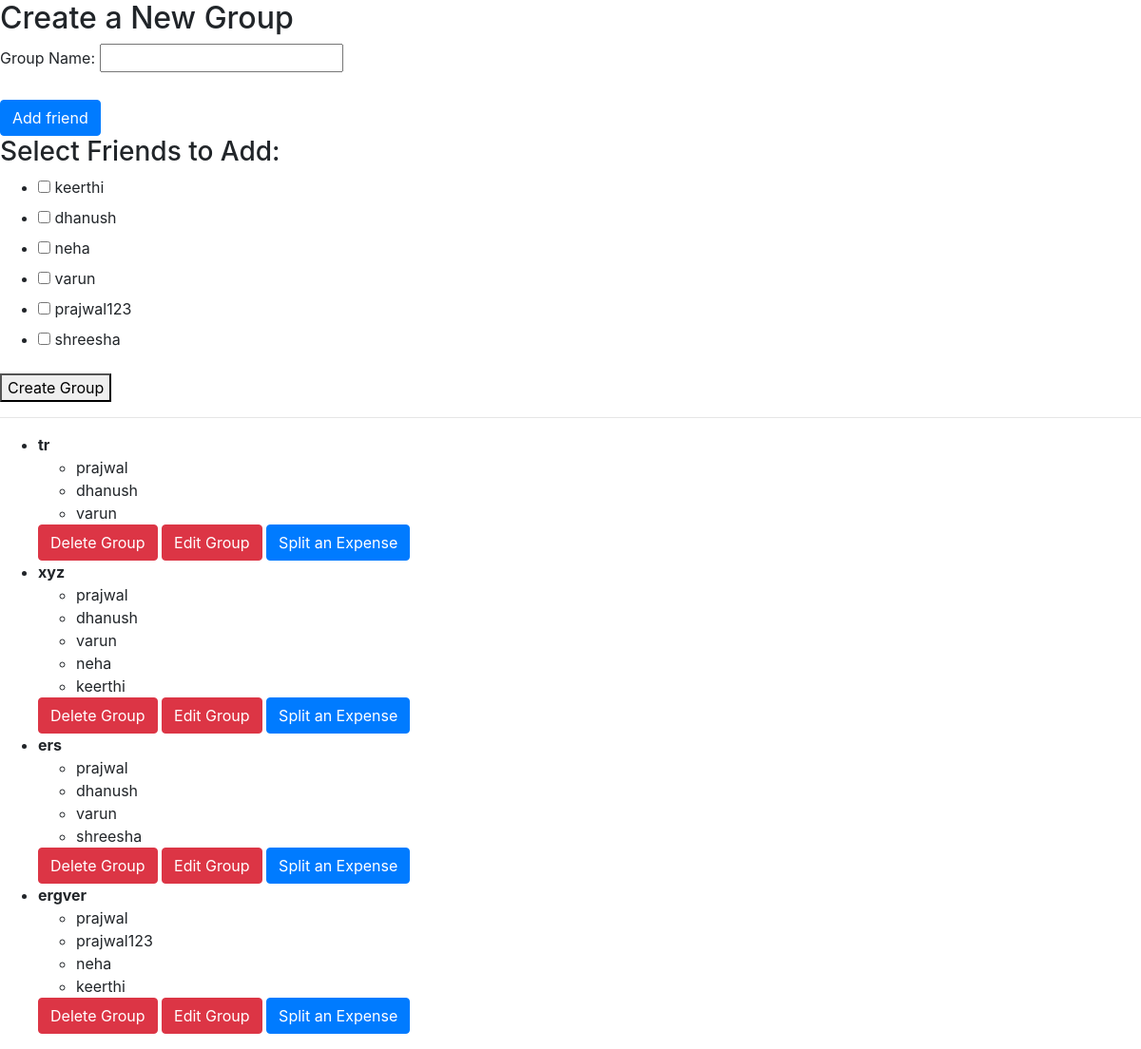
Screenshot of /groups/create/ (signed in) with the database file from the repository.
### expenses/models.py (models this page shows)
class Friendship(models.Model):
    user1 = models.ForeignKey(User, related_name='friends1', on_delete=models.CASCADE)
    user2 = models.ForeignKey(User, related_name='friends2', on_delete=models.CASCADE)

class Group(models.Model):
    name=models.CharField(max_length=60)
    members=models.ManyToManyField(User, related_name="group_members")

### expenses/views.py (the view, shortened to what this page needs)
# urls.py: path('groups/create/', views.create_group, name='create_group'),
@login_required
def create_group(request):
    groups = request.user.group_members.all()
    friends = request.user.friends2.all()
    return render(request, 'create_group.html', {'friends': friends, 'groups':groups})

### templates/create_group.html (shortened to what this page needs)
<!doctype html>
<html lang="en">
<head>
    <link rel="stylesheet" href="https://cdn.jsdelivr.net/npm/bootstrap@4.3.1/dist/css/bootstrap.min.css">
</head>
<body>
    <h2>Create a New Group</h2>
    <form method="post">
        <label for="id_name">Group Name:</label>
        <input type="text" id="id_name" name="name" required><br><br>
        <a href="{% url 'add_friend' %}" class="btn btn-primary">Add friend</a>
        <h3>Select Friends to Add:</h3>
        <ul>
            {% for friend in friends %}
                <li>
                    <input type="checkbox"  name="friends" value="{{friend.user1.id}}">
                    <label>{{friend.user1}}</label>
                </li>
            {% empty %}
                <li>No friends available.</li>
            {% endfor %}
        </ul>
        <button type="submit">Create Group</button>
    </form>
    <hr>
    <ul>
        {% for group in groups %}
            <li>
                <strong>{{ group.name }}</strong>
                <ul>
                    {% for member in group.members.all %}
                        <li>{{ member.username }}</li>
                    {% endfor %}
                </ul>
                <a href="{% url 'delete_group' group.id %}" class="btn btn-danger">Delete Group</a>
                <a href="{% url 'edit_group' group.id %}" class="btn btn-danger">Edit Group</a>
                <a href="{% url 'create_expense' group.id %}" class="btn btn-primary">Split an Expense</a>
            </li>
        {% endfor %}
    </ul>
</body>
</html>

### rows the page displays
Friendship: user1 "keerthi"
Friendship: user1 "dhanush"
Friendship: user1 "neha"
Friendship: user1 "varun"
Friendship: user1 "prajwal123"
Friendship: user1 "shreesha"
Group: name "tr"
Group: name "xyz"
Group: name "ers"
Group: name "ergver"

### other values shown
{{ member.username }} "prajwal"
{{ member.username }} "dhanush"
{{ member.username }} "varun"
{{ member.username }} "neha"
{{ member.username }} "keerthi"
{{ member.username }} "shreesha"
{{ member.username }} "prajwal123"
